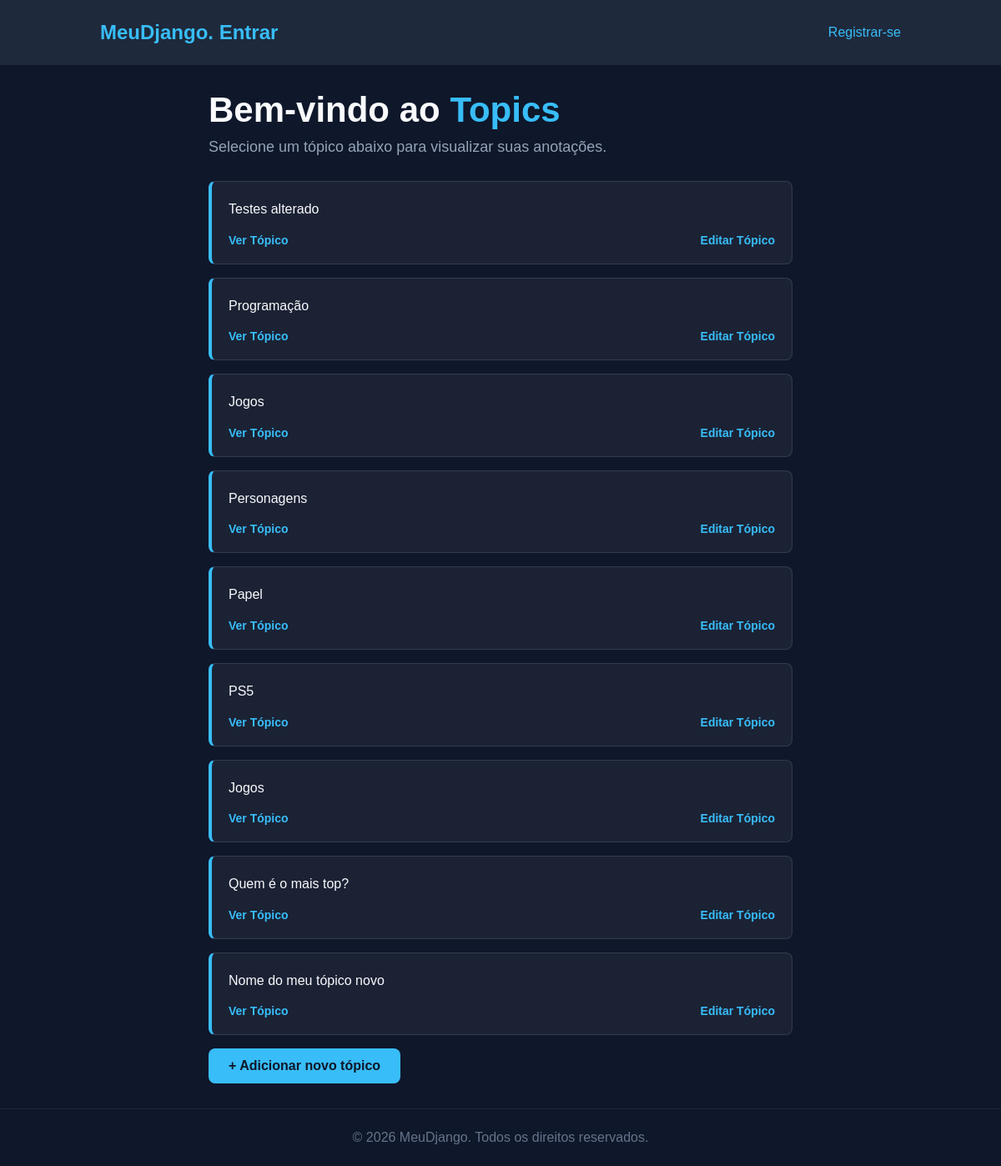
The app's page /topics with its own data.
### learning_logs/models.py (models this page shows, shortened)
class Topic(models.Model):
    text = models.CharField(max_length=200)
    date_added = models.DateTimeField(auto_now_add=True)

### learning_logs/views.py (the view)
# urls.py: path("topics", views.topics, name='topics'),
def topics(request):
    topic = Topic.objects.order_by('date_added')
    context = {'topics': topic }
    return render(request, 'learning_logs/topics.html', context)

### learning_logs/templates/learning_logs/topics.html (shortened to what this page needs)
{% extends "learning_logs/base.html" %}
{% block content %}
<section style="
    display: flex;
    justify-content: center;
    align-items: center;
    min-height: 60vh;
    padding: 30px;
">
    <div style="width: 100%; max-width: 700px;">
        <h2 style="font-size: 42px; margin-bottom: 10px;">
            Bem-vindo ao <span style="color: #38bdf8;">Topics</span>
        </h2>
        <p style="color: #94a3b8; font-size: 18px; margin-bottom: 30px;">
            Selecione um tópico abaixo para visualizar suas anotações.
        </p>
        <ul style="list-style: none; padding: 0; margin: 0;">
            {% for topic in topics %}
                <li style="
                    background-color: rgba(255, 255, 255, 0.05);
                    border: 1px solid rgba(148, 163, 184, 0.2);
                    border-left: 4px solid #38bdf8;
                    border-radius: 8px;
                    padding: 20px;
                    margin-bottom: 16px;
                ">
                    <div style="
                        font-size: 16px;
                        line-height: 1.6;
                        margin-bottom: 16px;
                    ">
                        {{ topic.text|linebreaks }}
                    </div>
                    <div style="
                        display: flex;
                        justify-content: space-between;
                        align-items: center;
                    ">
                        <a href="{% url 'topic' topic.id %}" style="
                            color: #38bdf8;
                            text-decoration: none;
                            font-size: 14px;
                            font-weight: bold;
                        ">
                            Ver Tópico
                        </a>
                        <a href="{% url 'edit_topic' topic.id %}" style="
                            color: #38bdf8;
                            text-decoration: none;
                            font-size: 14px;
                            font-weight: bold;
                        ">
                            Editar Tópico
                        </a>
                    </div>
            {% endfor %}
        </ul>
        <a href="{% url 'add_topic' %}" style="
            display: inline-block;
            background-color: #38bdf8;
            color: #0f172a;
            font-weight: bold;
            padding: 12px 24px;
            border-radius: 8px;
            text-decoration: none;
            font-size: 16px;
        ">
            + Adicionar novo tópico
        </a>
    </div>
</section>
{% endblock content %}

### learning_logs/templates/learning_logs/base.html (style rules this page uses)
* { margin: 0; padding: 0; box-sizing: border-box; }
body { font-family: Arial, sans-serif; background: #0f172a; color: #f8fafc; min-height: 100vh; display: flex; flex-direction: column; }
a, a:visited { color: #38bdf8; text-decoration: none; transition: 0.3s; }

### records on screen
Topic: text "Testes alterado"
Topic: text "Programação"
Topic: text "Jogos"
Topic: text "Personagens"
Topic: text "Papel"
Topic: text "PS5"
Topic: text "Jogos"
Topic: text "Quem é o mais top?"
Topic: text "Nome do meu tópico novo"
